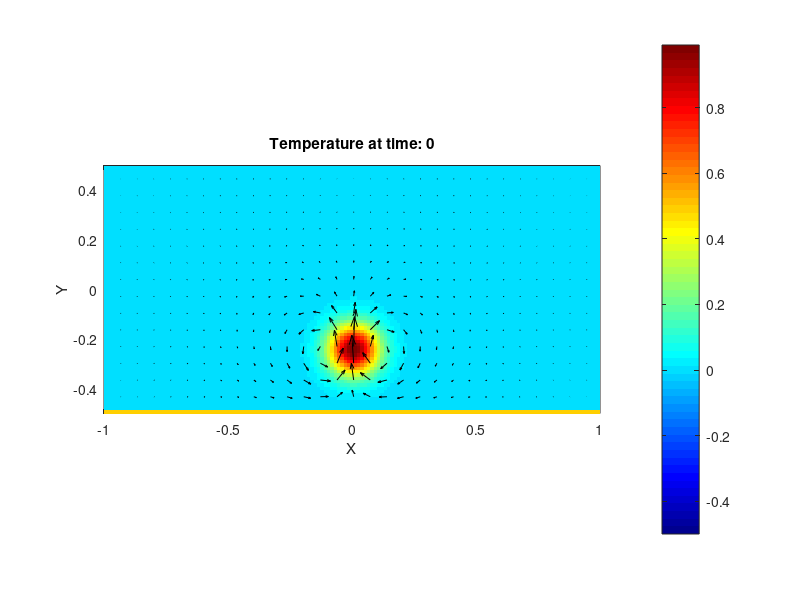

This chart was generated by the following MATLAB code: (Note: this script raises an error after producing the figure.)
clear variables,close all,clf,colormap(jet),delete step*.mat
%physics
% dim independent
Ly          = 1e3;      % Length in y, m
lam_rhoCp   = 1e-6;     % heat diffusivity, m^2/s  
k_etaf      = 1e-12;    % permeability(m^2)/ fluid viscosity (Pa*s) = m^2/(Pa*s) 
deltaT      = 100;      % temperature difference, K 
% usefull scales
time_char   = Ly^2/lam_rhoCp;   % m^2/(m^2/s) = s
Pr_char     = lam_rhoCp/k_etaf; % (m^2/s)/ ( m^2/(Pa*s)) = Pa
% nondim
Lx_Ly       = 2;
w_Ly        = 0.1;
Ra          = 1e6;   % Ra = alphrhofg*deltaT*k_etaf*Ly/ lam_rhoCp
tt_nondim   = 1e-2;
% dim dependent
Lx          = Lx_Ly*Ly; % Length in x, m
alphrhofg   = Ra*lam_rhoCp/k_etaf/deltaT/Ly; %   Pa*s/m^2/K*m^2/s/m = Pa/m/K  % thermal expansion*density*gravity, Pa/m/K
tt          = tt_nondim*time_char;      % total time, s
w           = w_Ly*Ly;   
%numerics
dt          = 3e-9*time_char;% time step, s
betaf       = 1e-4/Pr_char;  % fluid compressibility, 1/Pa
nx          = 150;           % number of grid points in x 
ny          = fix(nx*Ly/Lx); % number of grid points in y 
nout        = 100;         	 % plot every nout time step
st          = 5;             % plot every st velocity
niter       = 1e7;
tol         = 1e-6;
output      = 1;             % write output files every nout time step
%preprocessing
nt          = fix(tt/dt);
dx          = Lx/(nx-1);
dy          = Ly/(ny-1);
[x,y]       = ndgrid(-Lx/2:dx:Lx/2,-Ly/2:dy:Ly/2);
%initial conditions
time        = 0;        % s
T           = deltaT*exp( (-x.^2 -(y+ max(y(:))/2).^2 )/w^2 );
%T           = deltaT*(rand(nx,ny)-0.5);
Pf          = 0*T;
qx          = zeros(nx+1, ny);
qy          = zeros(nx, ny+1);
%action
if output==1
    if ~exist('output_M','dir'); mkdir('output_M'); end
end
tic
for it = 0:nt
    rho_g    = -alphrhofg*T;  % buoyancy
    % Hydro 
    max_delta_Pf = [];
    for iter = 1:niter
        qx(2:end-1,2:end-1) = - k_etaf*(diff(Pf(:,2:end-1),1,1)/dx );
        qy(2:end-1,2:end-1) = - k_etaf*(diff(Pf(2:end-1,:),1,2)/dy ...
            + (rho_g(2:end-1,1:end-1) + rho_g(2:end-1,2:end))/2 );
        % betaf*dPfdt = 0 = -( diff(qx,1,1)/dx + diff(qy,1,2)/dy )
        dPfdt               = -( diff(qx,1,1)/dx + diff(qy,1,2)/dy )/betaf;
        deltaPf             = dt*dPfdt;
        Pf                  = Pf + deltaPf;
        max_delta_Pf(iter)  = max(abs(deltaPf(:)));
        if max_delta_Pf(iter)/max(abs(Pf(:))) < tol,break,end
    end
    % Thermo
    % diffusion
    dTdt = diff( lam_rhoCp*diff(T(:,2:end-1),1,1)/dx ,1,1)/dx ...
        +  diff( lam_rhoCp*diff(T(2:end-1,:),1,2)/dy ,1,2)/dy;
    T(2:end-1,2:end-1)= T(2:end-1,2:end-1) + dTdt*dt;
    % advection    dTdt = - Vx*dTdx - Vy*dTdy
    T(:,2:end  ) = T(:,2:end  ) - dt*max(0,qy(:,2:end-1)).*diff(T,1,2)/dy; % up
    T(:,1:end-1) = T(:,1:end-1) - dt*min(0,qy(:,2:end-1)).*diff(T,1,2)/dy; % down        
    T(2:end  ,:) = T(2:end  ,:) - dt*max(0,qx(2:end-1,:)).*diff(T,1,1)/dx; % right
    T(1:end-1,:) = T(1:end-1,:) - dt*min(0,qx(2:end-1,:)).*diff(T,1,1)/dx; % left    
    % boundary conditions
    T(:,  1) = deltaT/2; % heating at the base by deltaT/2
    T(:,end) =-deltaT/2; % cooling at the top by -deltaT/2    
    T(1,:)   = T(2,:);  
    T(end,:) = T(end-1,:);
    time         = time + dt;
    if mod(it,nout)==0%postprocessing
      %  subplot(122),
        pcolor(x/Ly,y/Ly,T/deltaT),shading flat
        colorbar,title(['Temperature at time: ',num2str(it*dt/time_char,2)]),axis image
        hold on,quiver(x(1:st:end,1:st:end)/Ly,y(1:st:end,1:st:end)/Ly ...
            ,qx(2:st:end,1:st:end),qy(1:st:end,2:st:end),'k'),hold off         
        %caxis([-1 1]/10)
       % subplot(121),loglog(max_delta_Pf)
       xlabel('X'), ylabel('Y')
        drawnow
%         save(['step',int2str(it/nout)])
        if output==1% save variables
            writematrix(qx,['output_M/output_it_',num2str(it),'_qx_M.csv']) 
            writematrix(qy,['output_M/output_it_',num2str(it),'_qy_M.csv']) 
            writematrix(Pf,['output_M/output_it_',num2str(it),'_Pf_M.csv']) 
            writematrix(T,['output_M/output_it_',num2str(it),'_T_M.csv']) 
        end
    end
end
cpus = toc